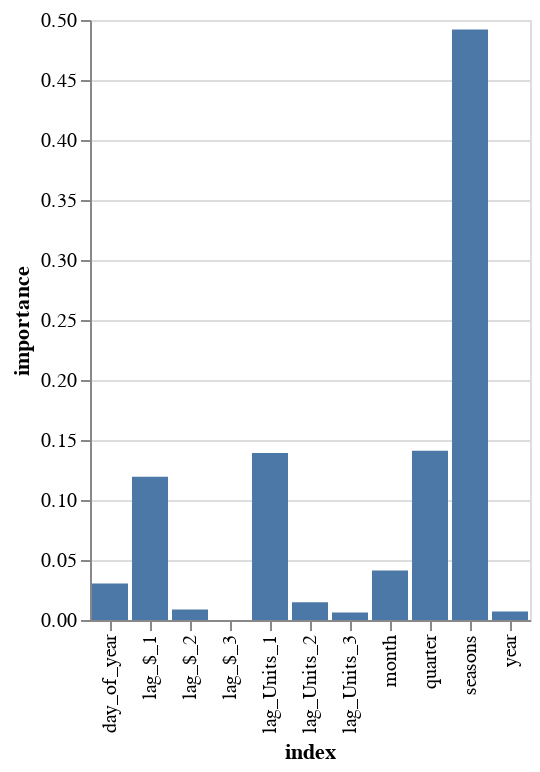

Notebook code for this chart:
### Code cell
alt.Chart(feat_importance.reset_index().sort_values('importance')).mark_bar().encode(
    x='index',
    y='importance'
)

### Figure 1 — Vega-Lite specification as saved in the notebook (floating-point values rounded to 4 significant figures)
{"config": {"view": {"continuousWidth": 400, "continuousHeight": 300}}, "data": {"name": "data-dbead066dbe1da4e2ea01fb449b90f1c"}, "mark": "bar", "encoding": {"x": {"field": "index", "type": "nominal"}, "y": {"field": "importance", "type": "quantitative"}}, "$schema": "https://vega.github.io/schema/vega-lite/v4.17.0.json", "datasets": {"data-dbead066dbe1da4e2ea01fb449b90f1c": [{"index": "lag_$_3", "importance": 0.0}, {"index": "lag_Units_3", "importance": 0.006247}, {"index": "year", "importance": 0.006997}, {"index": "lag_$_2", "importance": 0.008786}, {"index": "lag_Units_2", "importance": 0.01474}, {"index": "day_of_year", "importance": 0.03037}, {"index": "month", "importance": 0.04134}, {"index": "lag_$_1", "importance": 0.1194}, {"index": "lag_Units_1", "importance": 0.1392}, {"index": "quarter", "importance": 0.141}, {"index": "seasons", "importance": 0.492}]}}
